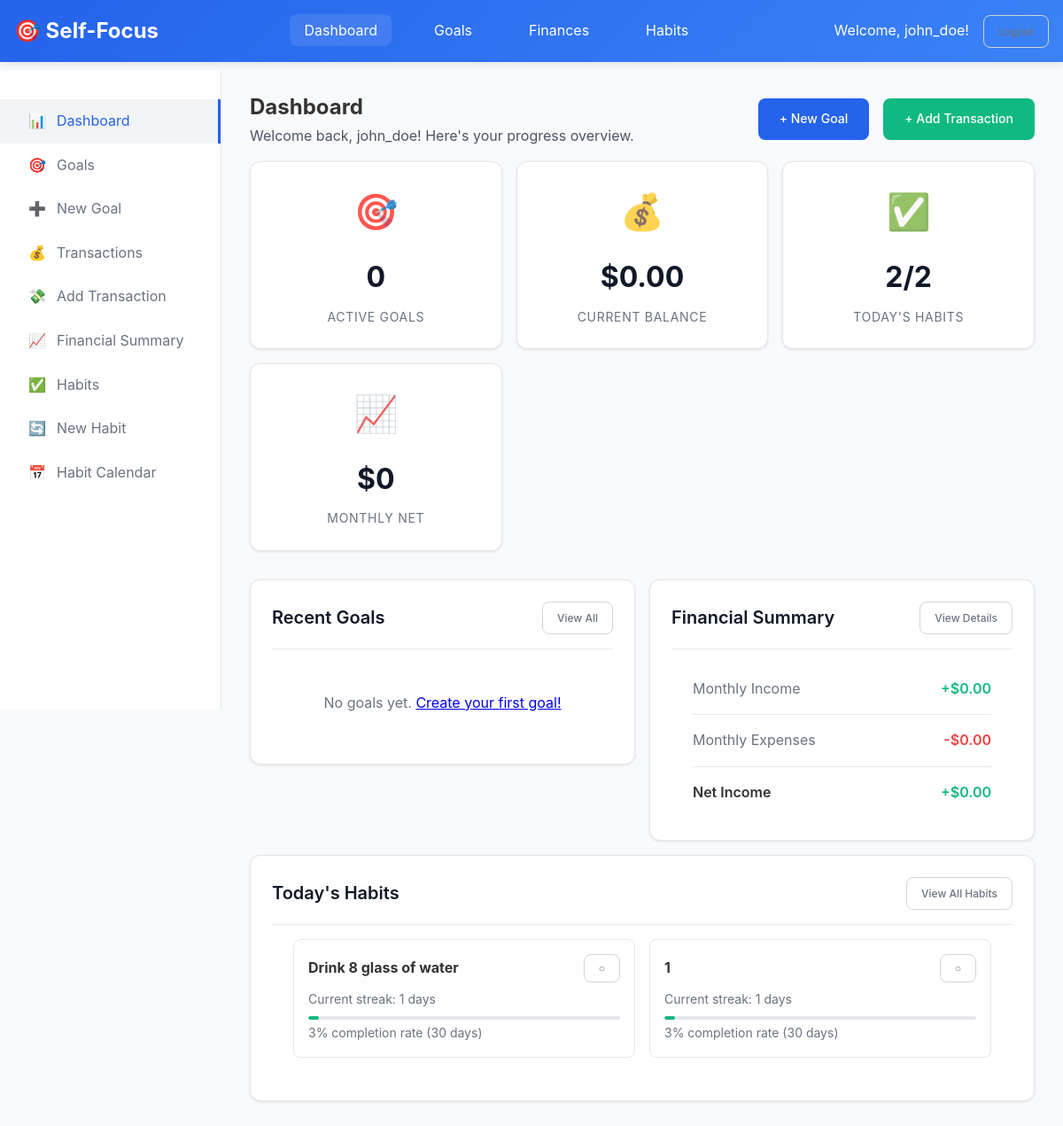
The page /dashboard (signed in) on the database its author committed.
### app/models.py (models this page shows, shortened)
class User(UserMixin, db.Model):
    __tablename__ = 'users'
    id = db.Column(db.String(36), primary_key=True, default=lambda: str(uuid.uuid4()))
    username = db.Column(db.String(80), unique=True, nullable=False, index=True)
    email = db.Column(db.String(120), unique=True, nullable=False, index=True)
    password_hash = db.Column(db.String(255), nullable=False)
    created_at = db.Column(db.DateTime, default=datetime.utcnow)
    last_login = db.Column(db.DateTime)
    goals = db.relationship('Goal', backref='user', lazy=True, cascade='all, delete-orphan')
    transactions = db.relationship('Transaction', backref='user', lazy=True, cascade='all, delete-orphan')
    habits = db.relationship('Habit', backref='user', lazy=True, cascade='all, delete-orphan')
    categories = db.relationship('Category', backref='user', lazy=True, cascade='all, delete-orphan')
    def get_balance(self):
        income = db.session.query(db.func.sum(Transaction.amount)).filter(
            Transaction.user_id == self.id,
            Transaction.type == TransactionType.INCOME
        ).scalar() or 0
        expenses = db.session.query(db.func.sum(Transaction.amount)).filter(
            Transaction.user_id == self.id,
            Transaction.type == TransactionType.EXPENSE
        ).scalar() or 0
        return float(income) - float(expenses)

class Habit(db.Model):
    __tablename__ = 'habits'
    id = db.Column(db.String(36), primary_key=True, default=lambda: str(uuid.uuid4()))
    user_id = db.Column(db.String(36), db.ForeignKey('users.id'), nullable=False)
    name = db.Column(db.String(200), nullable=False)
    description = db.Column(db.Text)
    frequency = db.Column(db.Enum(HabitFrequency), default=HabitFrequency.DAILY)
    target_count = db.Column(db.Integer, default=1)
    current_streak = db.Column(db.Integer, default=0)
    longest_streak = db.Column(db.Integer, default=0)
    is_active = db.Column(db.Boolean, default=True)
    reminder_time = db.Column(db.Time)
    created_at = db.Column(db.DateTime, default=datetime.utcnow)
    habit_logs = db.relationship('HabitLog', backref='habit', lazy=True, cascade='all, delete-orphan')
    def get_completion_rate(self, days=30):
        from datetime import timedelta
        end_date = date.today()
        start_date = end_date - timedelta(days=days)
        total_days = days
        completed_days = HabitLog.query.filter(
            HabitLog.habit_id == self.id,
            HabitLog.date_completed.between(start_date, end_date)
        ).count()
        return (completed_days / total_days) * 100 if total_days > 0 else 0

### app/routes/main.py (the view)
@main_bp.route('/dashboard')
@login_required
def dashboard():
    total_goals = Goal.query.filter_by(user_id=current_user.id).count()
    active_goals = Goal.query.filter_by(user_id=current_user.id, status=GoalStatus.ACTIVE).count()
    completed_goals = Goal.query.filter_by(user_id=current_user.id, status=GoalStatus.COMPLETED).count()
    recent_goals = Goal.query.filter_by(user_id=current_user.id)\
        .order_by(desc(Goal.created_at)).limit(5).all()
    current_balance = current_user.get_balance()
    current_month_start = date.today().replace(day=1)
    monthly_income = db.session.query(func.sum(Transaction.amount)).filter(
        Transaction.user_id == current_user.id,
        Transaction.type == TransactionType.INCOME,
        Transaction.transaction_date >= current_month_start
    ).scalar() or 0
    monthly_expenses = db.session.query(func.sum(Transaction.amount)).filter(
        Transaction.user_id == current_user.id,
        Transaction.type == TransactionType.EXPENSE,
        Transaction.transaction_date >= current_month_start
    ).scalar() or 0
    recent_transactions = Transaction.query.filter_by(user_id=current_user.id)\
        .order_by(desc(Transaction.created_at)).limit(5).all()
    active_habits = Habit.query.filter_by(user_id=current_user.id, is_active=True).count()
    today_completed_habits = 0
    user_habits = Habit.query.filter_by(user_id=current_user.id, is_active=True).all()
    for habit in user_habits:
        log = HabitLog.query.filter_by(habit_id=habit.id, date_completed=date.today()).first()
        if log:
            today_completed_habits += 1
    recent_habit_logs = db.session.query(HabitLog)\
        .join(Habit)\
        .filter(Habit.user_id == current_user.id)\
        .order_by(desc(HabitLog.created_at))\
        .limit(5).all()
    return render_template('dashboard.html',
                         total_goals=total_goals,
                         active_goals=active_goals,
                         completed_goals=completed_goals,
                         recent_goals=recent_goals,
                         current_balance=current_balance,
                         monthly_income=monthly_income,
                         monthly_expenses=monthly_expenses,
                         recent_transactions=recent_transactions,
                         active_habits=active_habits,
                         today_completed_habits=today_completed_habits,
                         user_habits=user_habits,
                         recent_habit_logs=recent_habit_logs)

### templates/dashboard.html (shortened to what this page needs)
{% extends "base.html" %}
{% block content %}
<div class="d-flex justify-between align-center mb-4">
    <div>
        <h1 class="text-2xl font-bold">Dashboard</h1>
        <p class="text-gray-600">Welcome back, {{ current_user.username }}! Here's your progress overview.</p>
    </div>
    <div style="display: flex; gap: 1rem;">
        <a href="{{ url_for('goals.create_goal') }}" class="btn btn-primary">+ New Goal</a>
        <a href="{{ url_for('transactions.create_transaction') }}" class="btn btn-success">+ Add Transaction</a>
    </div>
</div>
<div class="stats-grid">
    <div class="stat-card">
        <div class="stat-icon">🎯</div>
        <div class="stat-value">{{ active_goals }}</div>
        <div class="stat-label">Active Goals</div>
    </div>
    <div class="stat-card">
        <div class="stat-icon">💰</div>
        <div class="stat-value">${{ "%.2f"|format(current_balance) }}</div>
        <div class="stat-label">Current Balance</div>
    </div>
    <div class="stat-card">
        <div class="stat-icon">✅</div>
        <div class="stat-value">{{ today_completed_habits }}/{{ active_habits }}</div>
        <div class="stat-label">Today's Habits</div>
    </div>
    <div class="stat-card">
        <div class="stat-icon">📈</div>
        <div class="stat-value">${{ "%.0f"|format(monthly_income - monthly_expenses) }}</div>
        <div class="stat-label">Monthly Net</div>
    </div>
</div>
<div class="row">
    <div class="col-6">
        <div class="card">
            <div class="card-header">
                <h3 class="card-title">Recent Goals</h3>
                <a href="{{ url_for('goals.list_goals') }}" class="btn btn-outline btn-sm">View All</a>
            </div>
            {% if recent_goals %}
                {% for goal in recent_goals %}
                <div style="padding: 1rem; border-bottom: 1px solid #e5e7eb; {% if loop.last %}border-bottom: none;{% endif %}">
                    <div class="d-flex justify-between align-center mb-2">
                        <h4 style="margin: 0; color: #111827;">{{ goal.title }}</h4>
                        <span class="badge badge-{{ 'success' if goal.status.value == 'Completed' else 'info' }}">
                            {{ goal.status.value }}
                        </span>
                    </div>
                    <div class="progress mb-2">
                        <div class="progress-bar" style="width: {{ goal.progress_percentage }}%;"></div>
                    </div>
                    <div class="d-flex justify-between text-sm text-gray-500">
                        <span>{{ goal.progress_percentage }}% complete</span>
                        {% if goal.days_remaining() %}
                            <span>{{ goal.days_remaining() }} days remaining</span>
                        {% endif %}
                    </div>
                </div>
                {% endfor %}
            {% else %}
                <div style="text-align: center; padding: 2rem; color: #6b7280;">
                    <p>No goals yet. <a href="{{ url_for('goals.create_goal') }}" class="text-primary">Create your first goal!</a></p>
                </div>
            {% endif %}
        </div>
    </div>
    <div class="col-6">
        <div class="card">
            <div class="card-header">
                <h3 class="card-title">Financial Summary</h3>
                <a href="{{ url_for('transactions.summary') }}" class="btn btn-outline btn-sm">View Details</a>
            </div>
            <div style="padding: 0 1.5rem;">
                <div style="display: flex; justify-content: space-between; padding: 1rem 0; border-bottom: 1px solid #e5e7eb;">
                    <span style="color: #6b7280;">Monthly Income</span>
                    <span style="color: #10b981; font-weight: 600;">+${{ "%.2f"|format(monthly_income) }}</span>
                </div>
                <div style="display: flex; justify-content: space-between; padding: 1rem 0; border-bottom: 1px solid #e5e7eb;">
                    <span style="color: #6b7280;">Monthly Expenses</span>
                    <span style="color: #ef4444; font-weight: 600;">-${{ "%.2f"|format(monthly_expenses) }}</span>
                </div>
                <div style="display: flex; justify-content: space-between; padding: 1rem 0;">
                    <span style="font-weight: 600;">Net Income</span>
                    <span style="color: {{ '#10b981' if (monthly_income - monthly_expenses) >= 0 else '#ef4444' }}; font-weight: 600;">
                        {{ "+" if (monthly_income - monthly_expenses) >= 0 else "" }}${{ "%.2f"|format(monthly_income - monthly_expenses) }}
                    </span>
                </div>
            </div>
        </div>
    </div>
</div>
<div class="card">
    <div class="card-header">
        <h3 class="card-title">Today's Habits</h3>
        <a href="{{ url_for('habits.list_habits') }}" class="btn btn-outline btn-sm">View All Habits</a>
    </div>
    {% if user_habits %}
        <div style="display: grid; grid-template-columns: repeat(auto-fill, minmax(300px, 1fr)); gap: 1rem; padding: 0 1.5rem 1.5rem;">
            {% for habit in user_habits[:6] %}
            <div class="habit-card" data-habit-id="{{ habit.id }}" style="border: 1px solid #e5e7eb; border-radius: 0.5rem; padding: 1rem;">
                <div class="d-flex justify-between align-center mb-2">
                    <h4 style="margin: 0;">{{ habit.name }}</h4>
                    {% set completed_today = habit.habit_logs|selectattr('date_completed', 'equalto', today)|list %}
                    <button class="habit-toggle btn btn-sm {{ 'btn-success' if completed_today else 'btn-outline' }}"
                            onclick="toggleHabit('{{ habit.id }}', this)">
                        {{ '✓' if completed_today else '○' }}
                    </button>
                </div>
                <div class="text-sm text-gray-500 mb-2">
                    Current streak: {{ habit.current_streak }} days
                </div>
                <div class="progress progress-sm">
                    {% set completion_rate = habit.get_completion_rate() %}
                    <div class="progress-bar" style="width: {{ completion_rate }}%;"></div>
                </div>
                <div class="text-sm text-gray-500 mt-1">
                    {{ "%.0f"|format(completion_rate) }}% completion rate (30 days)
                </div>
            </div>
            {% endfor %}
        </div>
    {% else %}
        <div style="text-align: center; padding: 2rem; color: #6b7280;">
            <p>No habits yet. <a href="{{ url_for('habits.create_habit') }}" class="text-primary">Create your first habit!</a></p>
        </div>
    {% endif %}
</div>
{% endblock %}

### templates/base.html (shortened to what this page needs)
<!DOCTYPE html>
<html lang="en">
  <head>
    <link
      rel="stylesheet"
      href="{{ url_for('static', filename='css/style.css') }}"
    />
  </head>
  <body>
    {% if current_user.is_authenticated %}
    <header class="header">
      <div class="container">
        <div class="logo">🎯 Self-Focus</div>
        <nav>
          <ul class="nav">
            <li>
              <a
                href="{{ url_for('main.dashboard') }}"
                class="{% if request.endpoint == 'main.dashboard' %}active{% endif %}"
                >Dashboard</a
              >
            </li>
            <li>
              <a
                href="{{ url_for('goals.list_goals') }}"
                class="{% if request.blueprint == 'goals' %}active{% endif %}"
                >Goals</a
              >
            </li>
            <li>
              <a
                href="{{ url_for('transactions.list_transactions') }}"
                class="{% if request.blueprint == 'transactions' %}active{% endif %}"
                >Finances</a
              >
            </li>
            <li>
              <a
                href="{{ url_for('habits.list_habits') }}"
                class="{% if request.blueprint == 'habits' %}active{% endif %}"
                >Habits</a
              >
            </li>
          </ul>
        </nav>
        <div class="user-menu">
          <span>Welcome, {{ current_user.username }}!</span>
          <a href="{{ url_for('auth.logout') }}" class="btn btn-outline btn-sm"
            >Logout</a
          >
        </div>
      </div>
    </header>
    <aside class="sidebar" id="sidebar">
      <ul>
        <li>
          <a
            href="{{ url_for('main.dashboard') }}"
            class="{% if request.endpoint == 'main.dashboard' %}active{% endif %}"
          >
            <span class="icon">📊</span> Dashboard
          </a>
        </li>
        <li>
          <a
            href="{{ url_for('goals.list_goals') }}"
            class="{% if request.blueprint == 'goals' and request.endpoint != 'goals.create_goal' %}active{% endif %}"
          >
            <span class="icon">🎯</span> Goals
          </a>
        </li>
        <li>
          <a
            href="{{ url_for('goals.create_goal') }}"
            class="{% if request.endpoint == 'goals.create_goal' %}active{% endif %}"
          >
            <span class="icon">➕</span> New Goal
          </a>
        </li>
        <li>
          <a
            href="{{ url_for('transactions.list_transactions') }}"
            class="{% if request.blueprint == 'transactions' and request.endpoint not in ['transactions.create_transaction', 'transactions.summary'] %}active{% endif %}"
          >
            <span class="icon">💰</span> Transactions
          </a>
        </li>
        <li>
          <a
            href="{{ url_for('transactions.create_transaction') }}"
            class="{% if request.endpoint == 'transactions.create_transaction' %}active{% endif %}"
          >
            <span class="icon">💸</span> Add Transaction
          </a>
        </li>
        <li>
          <a
            href="{{ url_for('transactions.summary') }}"
            class="{% if request.endpoint == 'transactions.summary' %}active{% endif %}"
          >
            <span class="icon">📈</span> Financial Summary
          </a>
        </li>
        <li>
          <a
            href="{{ url_for('habits.list_habits') }}"
            class="{% if request.blueprint == 'habits' and request.endpoint not in ['habits.create_habit', 'habits.calendar_view'] %}active{% endif %}"
          >
            <span class="icon">✅</span> Habits
          </a>
        </li>
        <li>
          <a
            href="{{ url_for('habits.create_habit') }}"
            class="{% if request.endpoint == 'habits.create_habit' %}active{% endif %}"
          >
            <span class="icon">🔄</span> New Habit
          </a>
        </li>
        <li>
          <a
            href="{{ url_for('habits.calendar_view') }}"
            class="{% if request.endpoint == 'habits.calendar_view' %}active{% endif %}"
          >
            <span class="icon">📅</span> Habit Calendar
          </a>
        </li>
      </ul>
    </aside>
    <main class="main-content">
       {% block content %}{% endblock %}
    </main>
    {% else %}
    {% block auth_content %}{% endblock %} {% endif %}
  </body>
</html>

### rows shown on the page
User: username "john_doe"
Habit: name "Drink 8 glass of water", value "○", current_streak "1", {{ completion_rate }} 3.3333333333333335 (drawn), completion_rate "3"
Habit: name "1", value "○", current_streak "1", {{ completion_rate }} 3.3333333333333335 (drawn), completion_rate "3"

### other values the page prints
{{ active_goals }} "0"
{{ "%.2f"|format(current_balance) }} "0.00"
{{ today_completed_habits }} "2"
{{ active_habits }} "2"
{{ "%.0f"|format(monthly_income - monthly_expenses) }} "0"
{{ "%.2f"|format(monthly_income) }} "0.00"
{{ "%.2f"|format(monthly_expenses) }} "0.00"
{{ "+" if (monthly_income - monthly_expenses) >= 0 else "" }} "+"
{{ "%.2f"|format(monthly_income - monthly_expenses) }} "0.00"
